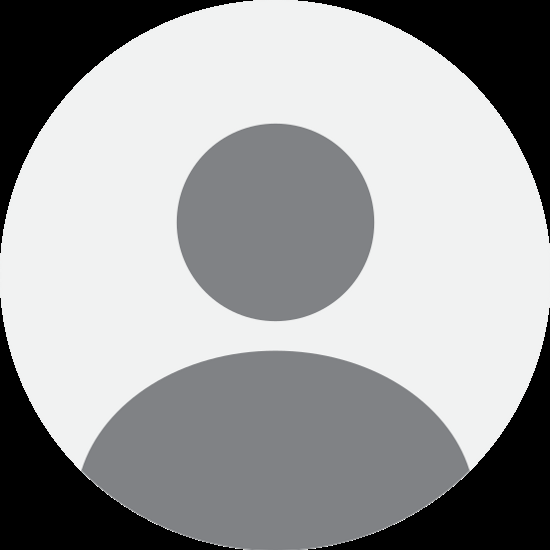
#> input picture frontend/assets/images/profile.png, 550 x 550 px; its folder holds only this picture in this run
$ python -i image_preprocessor.py   (imports and definitions only)
#> lines starting #> are read from the running program, lines starting #| are printed output that depends on the picture
"""
Image preprocessing service for Model V2
Extracts 32 features compatible with KMeans input
Pipeline: Extract 32 features -> KMeans clustering -> vocabulary vector (200 dims) -> Scaler -> XGBoost
"""

import cv2
import numpy as np
from PIL import Image
from typing import Union
import logging

logger = logging.getLogger(__name__)


class ImagePreprocessorV2:
    """
    Image preprocessor for Model V2
    Extracts 32 features for KMeans clustering
    """

    def __init__(self):
        """Initialize image preprocessor for model v2"""
        self.n_features = 32
        self.orb_n_features = 500
        self.orb = cv2.ORB_create(nfeatures=self.orb_n_features)
        logger.info(f"[INIT] ImagePreprocessorV2: {self.n_features} features for KMeans")

    def _load_image_as_array(self, image: Union[str, bytes, Image.Image, np.ndarray]) -> np.ndarray:
        """
        Load image from various input types

        Args:
            image: Image path, bytes, PIL Image, or numpy array

        Returns:
            np.ndarray: Image in BGR format (OpenCV)
        """
        if isinstance(image, np.ndarray):
            if len(image.shape) == 2:
                return cv2.cvtColor(image, cv2.COLOR_GRAY2BGR)
            elif image.shape[2] == 3:
                return cv2.cvtColor(image, cv2.COLOR_RGB2BGR)
#> returned value is the input picture: shape (550, 550, 3); mean B, G, R 160, 159.1, 158.1
            return image

        if isinstance(image, Image.Image):
            img_array = np.array(image)
            if len(img_array.shape) == 2:
                return cv2.cvtColor(img_array, cv2.COLOR_GRAY2BGR)
            else:
                return cv2.cvtColor(img_array, cv2.COLOR_RGB2BGR)

        if isinstance(image, bytes):
            nparr = np.frombuffer(image, np.uint8)
            img = cv2.imdecode(nparr, cv2.IMREAD_COLOR)
            if img is None:
                raise ValueError("Failed to decode image from bytes")
            return img

        if isinstance(image, str):
            img = cv2.imread(image)
            if img is None:
                raise ValueError(f"Failed to load image from path: {image}")
            return img

        raise ValueError(f"Unsupported image type: {type(image)}")

    def _extract_color_histogram_features(self, img: np.ndarray) -> np.ndarray:
        """
        Extract 32 features from color histograms

        8 bins HSV histogram per channel (8*3=24) + 8 RGB features = 32

        Args:
            img: BGR image

        Returns:
            np.ndarray: Feature vector (32,)
        """
        try:
            features = []

            # HSV Histograms (8 bins each = 24 features)
            hsv = cv2.cvtColor(img, cv2.COLOR_BGR2HSV)
#> hsv: shape (128, 128, 3); mean H, S, V 76, 3.4, 160

            # H channel: 8 bins
            h_hist = cv2.calcHist([hsv], [0], None, [8], [0, 180])
#> h_hist = [3491, 0, 4, 0, 12863, 26, 0, 0]
            h_hist = cv2.normalize(h_hist, h_hist).flatten()
#> h_hist = [0.262, 0, 0.0003, 0, 0.965, 0.00195, 0, 0]
            features.extend(h_hist)

            # S channel: 8 bins
            s_hist = cv2.calcHist([hsv], [1], None, [8], [0, 256])
#> s_hist = [16384, 0, 0, 0, 0, 0, 0, 0]
            s_hist = cv2.normalize(s_hist, s_hist).flatten()
#> s_hist = [1, 0, 0, 0, 0, 0, 0, 0]
            features.extend(s_hist)

            # V channel: 8 bins
            v_hist = cv2.calcHist([hsv], [2], None, [8], [0, 256])
#> v_hist = [3400, 21, 7, 7, 4689, 36, 42, 8182]
            v_hist = cv2.normalize(v_hist, v_hist).flatten()
#> v_hist = [0.339, 0.00209, 0.000698, 0.000698, 0.468, 0.00359, 0.00419, 0.816]
            features.extend(v_hist)

            # Additional 8 features: mean values of B, G, R channels + variance
            b_mean = np.mean(img[:, :, 0])
#> b_mean = 160
            g_mean = np.mean(img[:, :, 1])
#> g_mean = 159.1
            r_mean = np.mean(img[:, :, 2])
#> r_mean = 158.1

            b_var = np.var(img[:, :, 0])
#> b_var = 8894.9
            g_var = np.var(img[:, :, 1])
#> g_var = 8942.4
            r_var = np.var(img[:, :, 2])
#> r_var = 8893

            # Edge density
            gray = cv2.cvtColor(img, cv2.COLOR_BGR2GRAY)
            edges = cv2.Canny(gray, 50, 150)
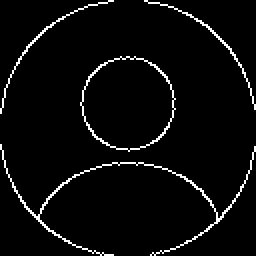
#> edges: shape (128, 128) (shown 2 times larger); 4.1% white in thin lines or dots
            edge_density = np.sum(edges > 0) / edges.size
#> edge_density = 0.0408

            features.extend([b_mean, g_mean, r_mean, b_var, g_var, r_var, edge_density, 0.0])

            features_array = np.array(features, dtype=np.float32)
#> features_array = 32 values, max 8942.4 at index 28, min 0 at index 1, mean 850.4

            # Ensure exactly 32 features
            if len(features_array) < 32:
                padded = np.zeros(32, dtype=np.float32)
                padded[:len(features_array)] = features_array
                return padded
            else:
                return features_array[:32]

        except Exception as e:
            logger.error(f"[HIST] Error extracting histogram features: {e}")
            return np.zeros(32, dtype=np.float32)

    def extract_features(self, image: Union[str, bytes, Image.Image, np.ndarray]) -> np.ndarray:
        """
        Extract 32 features from image for KMeans

        Args:
            image: Image input (path, bytes, PIL Image, or numpy array)

        Returns:
            np.ndarray: Feature vector with shape (1, 32)
        """
        try:
            # Load image
            img = self._load_image_as_array(image)
            if img is None:
                raise ValueError("Image could not be loaded")

            logger.info(f"[EXTRACT] Input image shape: {img.shape}")

            # Resize to standard size (128x128)
            img = cv2.resize(img, (128, 128))

            # Extract 32 features
            features = self._extract_color_histogram_features(img)
#> features has the same summary as features_array in _extract_color_histogram_features
            features = features.reshape(1, -1).astype(np.float32)

            if features.shape[1] != self.n_features:
                raise ValueError(
                    f"Expected {self.n_features} features, "
                    f"got {features.shape[1]}"
                )

            logger.info(
                f"[EXTRACT] Features shape: {features.shape}, "
                f"range: [{features.min():.4f}, {features.max():.4f}]"
            )

            return features

        except Exception as e:
            logger.error(f"[EXTRACT] Error extracting features: {e}")
            raise

    def preprocess(self, image: Union[str, bytes, Image.Image, np.ndarray]) -> np.ndarray:
        """
        Main preprocessing method

        Args:
            image: Image input

        Returns:
            np.ndarray: Feature vector (1, 32)
        """
        return self.extract_features(image)

    def preprocess_from_path(self, path: str) -> np.ndarray:
        """Extract features from image file path"""
        return self.preprocess(path)

    def preprocess_from_bytes(self, b: bytes) -> np.ndarray:
        """Extract features from image bytes"""
        return self.preprocess(b)


# Singleton instance
_image_preprocessor_v2 = None


def get_image_preprocessor_v2() -> ImagePreprocessorV2:
    """Get or create ImagePreprocessorV2 singleton"""
    global _image_preprocessor_v2
    if _image_preprocessor_v2 is None:
        _image_preprocessor_v2 = ImagePreprocessorV2()
        logger.info("[SERVICE] ImagePreprocessorV2 singleton created")
    return _image_preprocessor_v2

>>> import cv2
>>> picture = cv2.cvtColor(cv2.imread('../../../../frontend/assets/images/profile.png'), cv2.COLOR_BGR2RGB)
>>> result = ImagePreprocessorV2().extract_features(picture)
